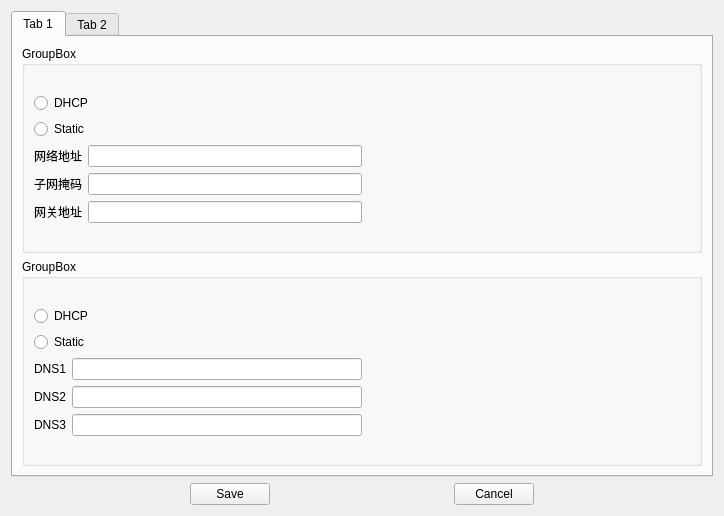
<?xml version="1.0" encoding="UTF-8"?>
<ui version="4.0">
 <class>SetForm</class>
 <widget class="QWidget" name="SetForm">
  <property name="geometry">
   <rect>
    <x>0</x>
    <y>0</y>
    <width>724</width>
    <height>516</height>
   </rect>
  </property>
  <property name="windowTitle">
   <string>Form</string>
  </property>
  <layout class="QGridLayout" name="gridLayout">
   <item row="0" column="0">
    <widget class="QTabWidget" name="SetTabWidget">
     <property name="currentIndex">
      <number>0</number>
     </property>
     <widget class="QWidget" name="tab">
      <attribute name="title">
       <string>Tab 1</string>
      </attribute>
      <layout class="QGridLayout" name="gridLayout_3">
       <item row="0" column="0">
        <widget class="QGroupBox" name="IPgroupBox">
         <property name="title">
          <string>GroupBox</string>
         </property>
         <layout class="QGridLayout" name="gridLayout_2">
          <item row="0" column="0">
           <layout class="QVBoxLayout" name="verticalLayout">
            <item>
             <widget class="QRadioButton" name="AutoSetIPradioButton">
              <property name="enabled">
               <bool>true</bool>
              </property>
              <property name="text">
               <string>DHCP</string>
              </property>
             </widget>
            </item>
            <item>
             <widget class="QRadioButton" name="ManualSetIPradioButton">
              <property name="text">
               <string>Static</string>
              </property>
             </widget>
            </item>
            <item>
             <layout class="QHBoxLayout" name="horizontalLayout_2">
              <item>
               <widget class="QLabel" name="IPlabel">
                <property name="text">
                 <string>网络地址</string>
                </property>
               </widget>
              </item>
              <item>
               <widget class="QLineEdit" name="IPlineEdit"/>
              </item>
             </layout>
            </item>
            <item>
             <layout class="QHBoxLayout" name="horizontalLayout_3">
              <item>
               <widget class="QLabel" name="ChildIPlabel">
                <property name="text">
                 <string>子网掩码</string>
                </property>
               </widget>
              </item>
              <item>
               <widget class="QLineEdit" name="ChildIPlineEdit"/>
              </item>
             </layout>
            </item>
            <item>
             <layout class="QHBoxLayout" name="horizontalLayout_4">
              <item>
               <widget class="QLabel" name="GetWaylabel">
                <property name="text">
                 <string>网关地址</string>
                </property>
               </widget>
              </item>
              <item>
               <widget class="QLineEdit" name="GetWaylineEdit"/>
              </item>
             </layout>
            </item>
           </layout>
          </item>
          <item row="0" column="1">
           <spacer name="horizontalSpacer_4">
            <property name="orientation">
             <enum>Qt::Horizontal</enum>
            </property>
            <property name="sizeHint" stdset="0">
             <size>
              <width>40</width>
              <height>20</height>
             </size>
            </property>
           </spacer>
          </item>
         </layout>
        </widget>
       </item>
       <item row="1" column="0">
        <widget class="QGroupBox" name="DNSgroupBox">
         <property name="title">
          <string>GroupBox</string>
         </property>
         <layout class="QGridLayout" name="gridLayout_4">
          <item row="0" column="0">
           <layout class="QVBoxLayout" name="verticalLayout_2">
            <item>
             <widget class="QRadioButton" name="AutoSetDNSradioButton">
              <property name="text">
               <string>DHCP</string>
              </property>
             </widget>
            </item>
            <item>
             <widget class="QRadioButton" name="ManualSetDNSradioButton">
              <property name="text">
               <string>Static</string>
              </property>
             </widget>
            </item>
            <item>
             <layout class="QHBoxLayout" name="horizontalLayout_5">
              <item>
               <widget class="QLabel" name="DNS1label">
                <property name="text">
                 <string>DNS1</string>
                </property>
               </widget>
              </item>
              <item>
               <widget class="QLineEdit" name="DNS1lineEdit"/>
              </item>
             </layout>
            </item>
            <item>
             <layout class="QHBoxLayout" name="horizontalLayout_6">
              <item>
               <widget class="QLabel" name="DNS2label">
                <property name="text">
                 <string>DNS2</string>
                </property>
               </widget>
              </item>
              <item>
               <widget class="QLineEdit" name="DNS2lineEdit"/>
              </item>
             </layout>
            </item>
            <item>
             <layout class="QHBoxLayout" name="horizontalLayout_7">
              <item>
               <widget class="QLabel" name="DNS3label">
                <property name="text">
                 <string>DNS3</string>
                </property>
               </widget>
              </item>
              <item>
               <widget class="QLineEdit" name="DNS3lineEdit"/>
              </item>
             </layout>
            </item>
           </layout>
          </item>
          <item row="0" column="1">
           <spacer name="horizontalSpacer_5">
            <property name="orientation">
             <enum>Qt::Horizontal</enum>
            </property>
            <property name="sizeHint" stdset="0">
             <size>
              <width>40</width>
              <height>20</height>
             </size>
            </property>
           </spacer>
          </item>
         </layout>
        </widget>
       </item>
      </layout>
     </widget>
     <widget class="QWidget" name="tab_2">
      <attribute name="title">
       <string>Tab 2</string>
      </attribute>
      <layout class="QGridLayout" name="gridLayout_5">
       <item row="0" column="0">
        <layout class="QHBoxLayout" name="horizontalLayout_8">
         <item>
          <widget class="QLabel" name="ServerIPlabel">
           <property name="text">
            <string>服务器IP</string>
           </property>
          </widget>
         </item>
         <item>
          <widget class="QLineEdit" name="ServerIPlineEdit"/>
         </item>
         <item>
          <spacer name="horizontalSpacer_6">
           <property name="orientation">
            <enum>Qt::Horizontal</enum>
           </property>
           <property name="sizeHint" stdset="0">
            <size>
             <width>40</width>
             <height>20</height>
            </size>
           </property>
          </spacer>
         </item>
        </layout>
       </item>
       <item row="1" column="0">
        <layout class="QHBoxLayout" name="horizontalLayout_9">
         <item>
          <widget class="QLabel" name="RoomNumlabel">
           <property name="text">
            <string>教室号</string>
           </property>
          </widget>
         </item>
         <item>
          <widget class="QLineEdit" name="RoomNumlineEdit"/>
         </item>
         <item>
          <spacer name="horizontalSpacer_7">
           <property name="orientation">
            <enum>Qt::Horizontal</enum>
           </property>
           <property name="sizeHint" stdset="0">
            <size>
             <width>40</width>
             <height>20</height>
            </size>
           </property>
          </spacer>
         </item>
        </layout>
       </item>
      </layout>
     </widget>
    </widget>
   </item>
   <item row="1" column="0">
    <layout class="QHBoxLayout" name="horizontalLayout">
     <item>
      <spacer name="horizontalSpacer_2">
       <property name="orientation">
        <enum>Qt::Horizontal</enum>
       </property>
       <property name="sizeHint" stdset="0">
        <size>
         <width>40</width>
         <height>20</height>
        </size>
       </property>
      </spacer>
     </item>
     <item>
      <widget class="QPushButton" name="SavepushButton">
       <property name="text">
        <string>Save</string>
       </property>
      </widget>
     </item>
     <item>
      <spacer name="horizontalSpacer">
       <property name="orientation">
        <enum>Qt::Horizontal</enum>
       </property>
       <property name="sizeHint" stdset="0">
        <size>
         <width>40</width>
         <height>20</height>
        </size>
       </property>
      </spacer>
     </item>
     <item>
      <widget class="QPushButton" name="CancelpushButton">
       <property name="text">
        <string>Cancel</string>
       </property>
      </widget>
     </item>
     <item>
      <spacer name="horizontalSpacer_3">
       <property name="orientation">
        <enum>Qt::Horizontal</enum>
       </property>
       <property name="sizeHint" stdset="0">
        <size>
         <width>40</width>
         <height>20</height>
        </size>
       </property>
      </spacer>
     </item>
    </layout>
   </item>
  </layout>
 </widget>
 <resources/>
 <connections/>
</ui>
